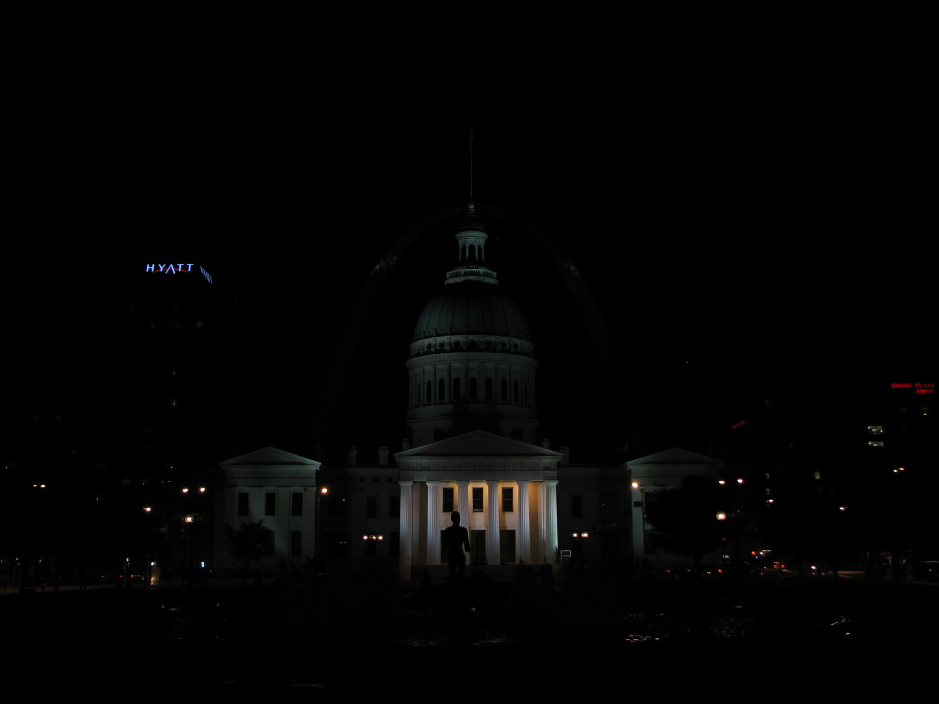
#> input picture images/img_0.033.jpg, 2816 x 2112 px, found by its file name (shown at 1/3 size)
$ jupyter execute hdr.ipynb   (shell and % lines are left out)
#> lines starting #> are read from the running program, lines starting #| are printed output that depends on the picture
<a href="https://colab.research.google.com/github/gyaneshhere/OpenCV/blob/main/hdr.ipynb" target="_parent"></a>

# High Dynamic Range (HDR) Imaging

**Gyanesh Kumar**

[cell 1]
# Import Libraries
import os
import cv2
import numpy as np
import matplotlib.pyplot as plt

from zipfile import ZipFile
from urllib.request import urlretrieve

##  <font style="color:black">Download Assets</font>

[cell 2]
def download_and_unzip(url, save_path):
#> called with save_path = 'opencv_bootcamp_assets_NB10.zip'
    print(f"Downloading and extracting assests....", end="")

    # Downloading zip file using urllib package.
    urlretrieve(url, save_path)
#> (this line was passed over: the network is not available in this run)

    try:
        # Extracting zip file using the zipfile package.
        with ZipFile(save_path) as z:
            # Extract ZIP file contents in the same directory.
            z.extractall(os.path.split(save_path)[0])

        print("Done")

    except Exception as e:
        print("\nInvalid file.", e)

[cell 3]
URL = r"https://www.dropbox.com/s/qa1hsyxt66pvj02/opencv_bootcamp_assets_NB10.zip?dl=1"

asset_zip_path = os.path.join(os.getcwd(), "opencv_bootcamp_assets_NB10.zip")

# Download if assest ZIP does not exists.
if not os.path.exists(asset_zip_path):
    download_and_unzip(URL, asset_zip_path)

# Basic Idea

1. The **dynamic range** of images is limited to 8-bits (0 - 255) per channel
2. Very bright pixels saturate to 255
3. Very dark pixels clip to 0

# Step 1: Capture Multiple Exposures

[cell 4]
def readImagesAndTimes():
    # List of file names
    filenames = ["img_0.033.jpg", "img_0.25.jpg", "img_2.5.jpg", "img_15.jpg"]

    # List of exposure times
    times = np.array([1 / 30.0, 0.25, 2.5, 15.0], dtype=np.float32)

    # Read images
    images = []
    for filename in filenames:
        im = cv2.imread(filename)
#> im is the input picture: shape (2112, 2816, 3); mean B, G, R 3.4, 3.7, 3.7
        images.append(im)

    return images, times

# Step 2: Align Images

[cell 5]
# Read images and exposure times
images, times = readImagesAndTimes()

# Align Images
alignMTB = cv2.createAlignMTB()
alignMTB.process(images, images)

# Step 3: Estimate Camera Response Function

[cell 6]
# Find Camera Response Function (CRF)
calibrateDebevec = cv2.createCalibrateDebevec()
responseDebevec = calibrateDebevec.process(images, times)

# Plot CRF
x = np.arange(256, dtype=np.uint8)
y = np.squeeze(responseDebevec)

ax = plt.figure(figsize=(30, 10))
plt.title("Debevec Inverse Camera Response Function", fontsize=24)
plt.xlabel("Measured Pixel Value", fontsize=22)
plt.ylabel("Calibrated Intensity", fontsize=22)
plt.xlim([0, 260])
plt.grid()
plt.plot(x, y[:, 0], "b", x, y[:, 1], "g", x, y[:, 2], "r")
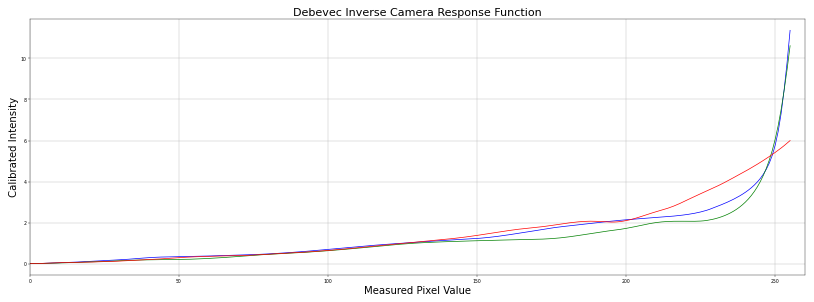
#> figure drawn by matplotlib, 1 panel; curve peaks at x = 255, y = 11.37; curve peaks at x = 255, y = 10.62; curve peaks at x = 255, y = 6

# Step 4: Merge Exposure into an HDR Image

[cell 7]
# Merge images into an HDR linear image
mergeDebevec = cv2.createMergeDebevec()
hdrDebevec = mergeDebevec.process(images, times, responseDebevec)
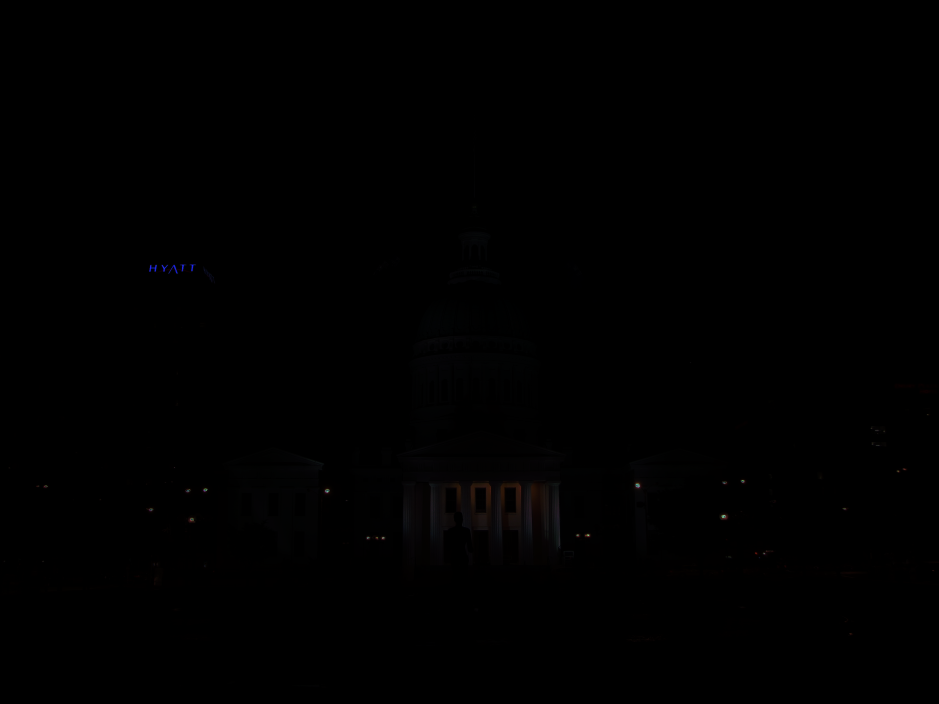
#> hdrDebevec: shape (2112, 2816, 3) float32 (shown at 1/3 size); mean of channels 0, 1, 2 0.6, 0.6, 0.7; drawn with min black and max white

# Step 5: Tonemapping

Many Tonemapping algorithms are available in OpenCV. We chose Drago as it has more controls.

[cell 8]
# Tonemap using Drago's method to obtain 24-bit color image
tonemapDrago = cv2.createTonemapDrago(1.0, 0.7)
ldrDrago = tonemapDrago.process(hdrDebevec)
#> ldrDrago: shape (2112, 2816, 3) float32; 0% of the values are NaN or infinite; the others: min -5.96e-12, max 1, mean 0.0777
ldrDrago = 3 * ldrDrago
#> ldrDrago: shape (2112, 2816, 3) float32; 0% of the values are NaN or infinite; the others: min -1.79e-11, max 3, mean 0.233

# Saving image
cv2.imwrite("ldr-Drago.jpg", 255*ldrDrago)
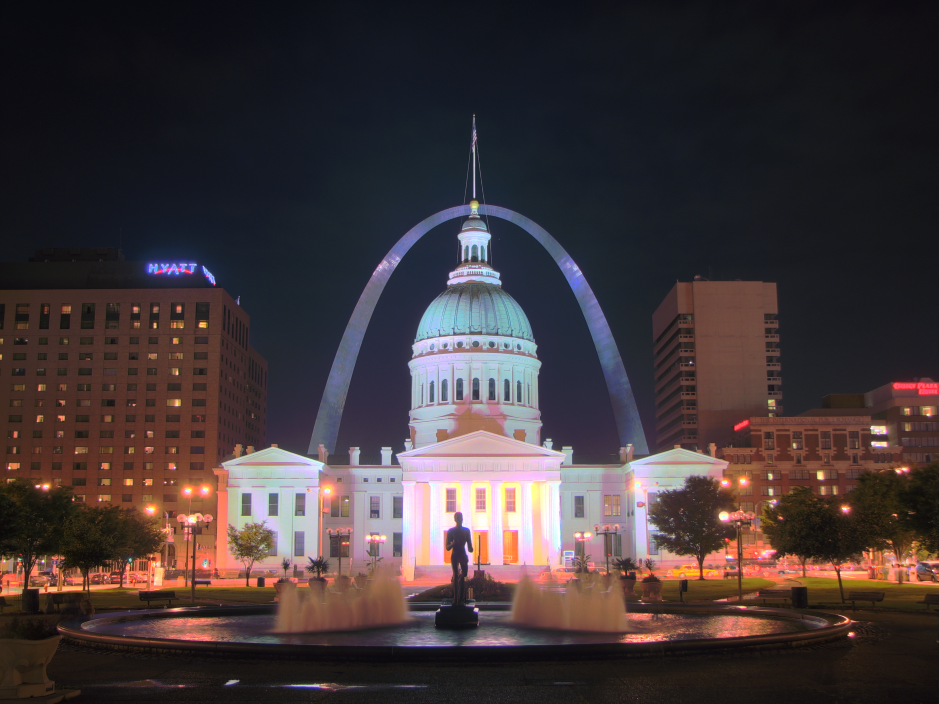
#> saved as ldr-Drago.jpg: shape (2112, 2816, 3) (shown at 1/3 size); mean B, G, R 56.7, 54.7, 65.5

# Plotting image
plt.figure(figsize=(20, 10));plt.imshow(np.clip(ldrDrago, 0, 1)[:,:,::-1]);plt.axis("off");

[cell 9]
# Tonemap using Reinhard's method to obtain 24-bit color image
print("Tonemaping using Reinhard's method ... ")
tonemapReinhard = cv2.createTonemapReinhard(1.5, 0, 0, 0)
ldrReinhard = tonemapReinhard.process(hdrDebevec)
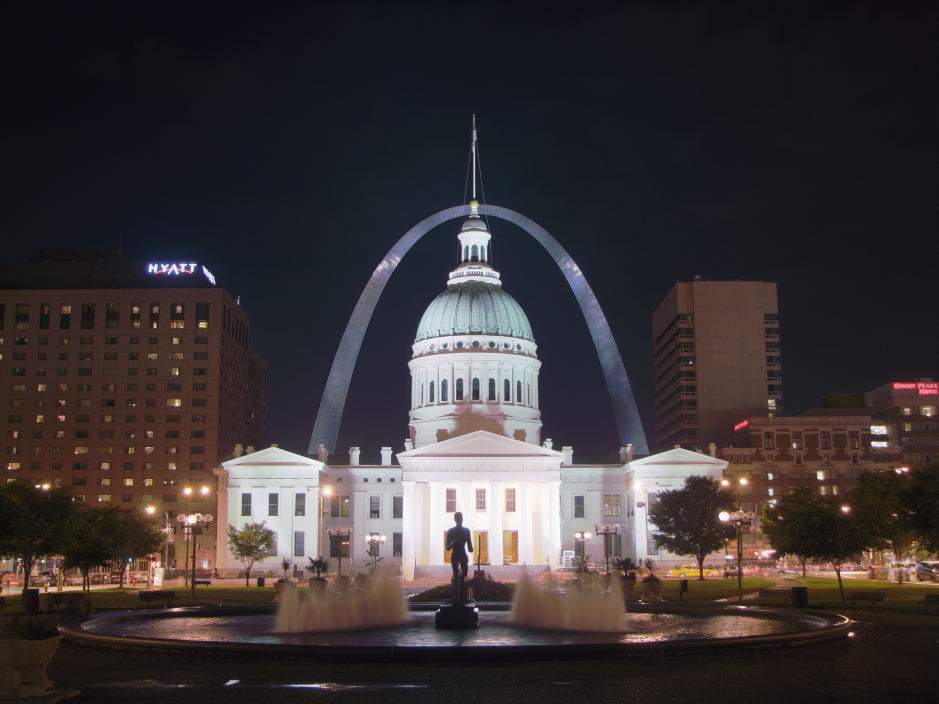
#> ldrReinhard: shape (2112, 2816, 3) float32 (shown at 1/3 size); mean of channels 0, 1, 2 0.216, 0.21, 0.234; drawn as B, G, R

# Saving image
cv2.imwrite("ldr-Reinhard.jpg", ldrReinhard * 255)

# Plotting image
plt.figure(figsize=(20, 10));plt.imshow(np.clip(ldrReinhard, 0, 1)[:,:,::-1]);plt.axis("off")

[cell 10]
# Tonemap using Mantiuk's method to obtain 24-bit color image
print("Tonemaping using Mantiuk's method ... ")
tonemapMantiuk = cv2.createTonemapMantiuk(2.2, 0.85, 1.2)
ldrMantiuk = tonemapMantiuk.process(hdrDebevec)
#> ldrMantiuk: shape (2112, 2816, 3) float32; 0% of the values are NaN or infinite; the others: min 0.000603, max 1, mean 0.0742
ldrMantiuk = 3 * ldrMantiuk
#> ldrMantiuk: shape (2112, 2816, 3) float32; 0% of the values are NaN or infinite; the others: min 0.00181, max 3, mean 0.223

# save the image using cv2.imwrite
cv2.imwrite("ldr-Mantiuk.jpg", ldrMantiuk * 255)
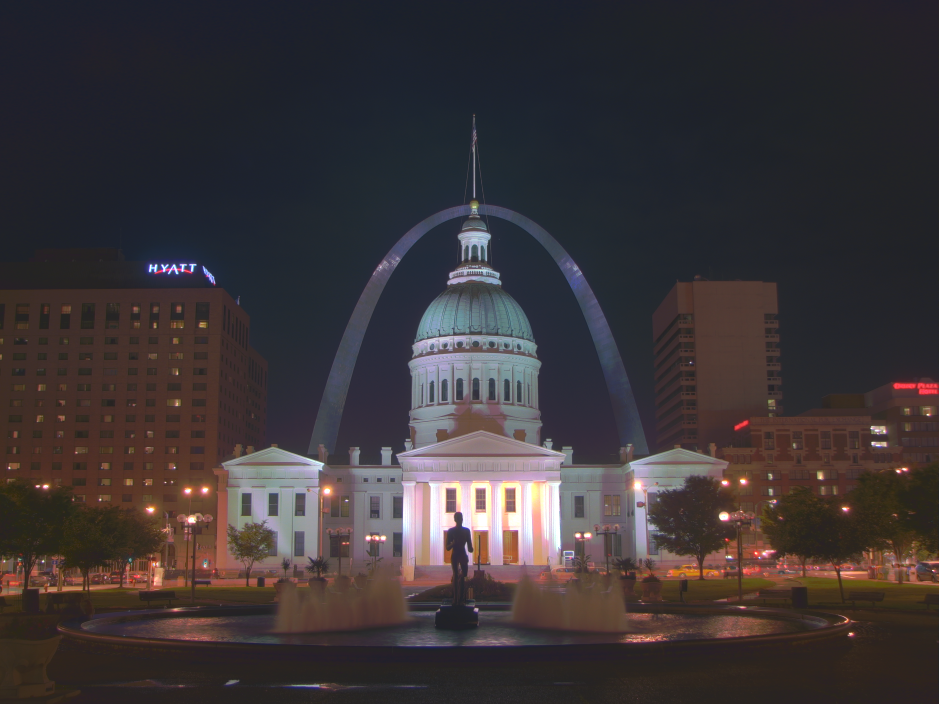
#> saved as ldr-Mantiuk.jpg: shape (2112, 2816, 3) (shown at 1/3 size); mean B, G, R 55.9, 53.5, 60.1

# plot the image using plt.imshow
plt.figure(figsize=(20, 10));plt.imshow(np.clip(ldrMantiuk, 0, 1)[:,:,::-1]);plt.axis("off")
